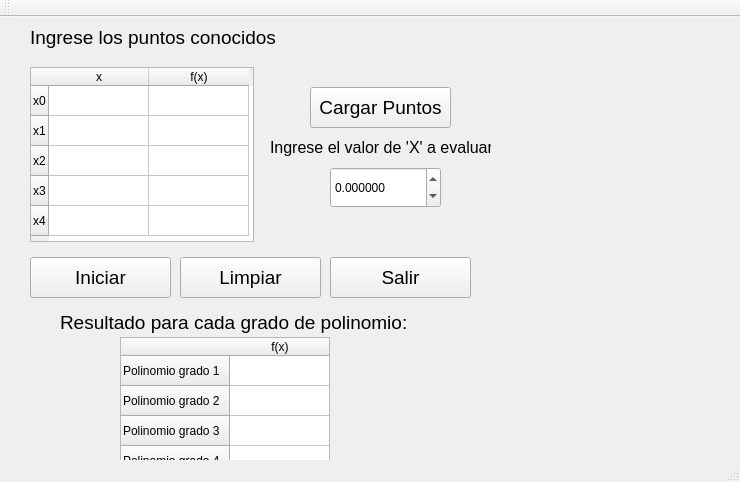
<?xml version="1.0" encoding="UTF-8"?>
<ui version="4.0">
 <class>Lagrange</class>
 <widget class="QMainWindow" name="Lagrange">
  <property name="geometry">
   <rect>
    <x>0</x>
    <y>0</y>
    <width>740</width>
    <height>482</height>
   </rect>
  </property>
  <property name="windowTitle">
   <string>Lagrange</string>
  </property>
  <widget class="QWidget" name="centralWidget">
   <widget class="QLabel" name="label">
    <property name="geometry">
     <rect>
      <x>30</x>
      <y>10</y>
      <width>251</width>
      <height>21</height>
     </rect>
    </property>
    <property name="font">
     <font>
      <pointsize>14</pointsize>
     </font>
    </property>
    <property name="text">
     <string>Ingrese los puntos conocidos</string>
    </property>
   </widget>
   <widget class="QTableWidget" name="Tabla">
    <property name="geometry">
     <rect>
      <x>30</x>
      <y>50</y>
      <width>224</width>
      <height>175</height>
     </rect>
    </property>
    <property name="sizePolicy">
     <sizepolicy hsizetype="Expanding" vsizetype="Expanding">
      <horstretch>0</horstretch>
      <verstretch>0</verstretch>
     </sizepolicy>
    </property>
    <property name="sizeIncrement">
     <size>
      <width>0</width>
      <height>0</height>
     </size>
    </property>
    <row>
     <property name="text">
      <string>x0</string>
     </property>
    </row>
    <row>
     <property name="text">
      <string>x1</string>
     </property>
    </row>
    <row>
     <property name="text">
      <string>x2</string>
     </property>
    </row>
    <row>
     <property name="text">
      <string>x3</string>
     </property>
    </row>
    <row>
     <property name="text">
      <string>x4</string>
     </property>
    </row>
    <column>
     <property name="text">
      <string>x</string>
     </property>
    </column>
    <column>
     <property name="text">
      <string>f(x)</string>
     </property>
    </column>
   </widget>
   <widget class="QPushButton" name="inicia">
    <property name="geometry">
     <rect>
      <x>30</x>
      <y>240</y>
      <width>141</width>
      <height>41</height>
     </rect>
    </property>
    <property name="font">
     <font>
      <pointsize>14</pointsize>
     </font>
    </property>
    <property name="text">
     <string>Iniciar</string>
    </property>
   </widget>
   <widget class="QPushButton" name="sale">
    <property name="geometry">
     <rect>
      <x>330</x>
      <y>240</y>
      <width>141</width>
      <height>41</height>
     </rect>
    </property>
    <property name="font">
     <font>
      <pointsize>14</pointsize>
     </font>
    </property>
    <property name="text">
     <string>Salir</string>
    </property>
   </widget>
   <widget class="QLabel" name="label_2">
    <property name="geometry">
     <rect>
      <x>270</x>
      <y>110</y>
      <width>221</width>
      <height>41</height>
     </rect>
    </property>
    <property name="font">
     <font>
      <pointsize>12</pointsize>
     </font>
    </property>
    <property name="text">
     <string>Ingrese el valor de 'X' a evaluar</string>
    </property>
   </widget>
   <widget class="QTableWidget" name="Tabres">
    <property name="geometry">
     <rect>
      <x>120</x>
      <y>320</y>
      <width>210</width>
      <height>145</height>
     </rect>
    </property>
    <row>
     <property name="text">
      <string>Polinomio grado 1</string>
     </property>
    </row>
    <row>
     <property name="text">
      <string>Polinomio grado 2</string>
     </property>
    </row>
    <row>
     <property name="text">
      <string>Polinomio grado 3</string>
     </property>
    </row>
    <row>
     <property name="text">
      <string>Polinomio grado 4</string>
     </property>
    </row>
    <column>
     <property name="text">
      <string>f(x)</string>
     </property>
    </column>
   </widget>
   <widget class="QPushButton" name="carga">
    <property name="geometry">
     <rect>
      <x>310</x>
      <y>70</y>
      <width>141</width>
      <height>41</height>
     </rect>
    </property>
    <property name="font">
     <font>
      <pointsize>14</pointsize>
     </font>
    </property>
    <property name="text">
     <string>Cargar Puntos</string>
    </property>
   </widget>
   <widget class="QDoubleSpinBox" name="valorx">
    <property name="geometry">
     <rect>
      <x>330</x>
      <y>150</y>
      <width>111</width>
      <height>41</height>
     </rect>
    </property>
    <property name="decimals">
     <number>6</number>
    </property>
    <property name="minimum">
     <double>-9999999.000000000000000</double>
    </property>
    <property name="maximum">
     <double>999999999.000000000000000</double>
    </property>
    <property name="singleStep">
     <double>0.100000000000000</double>
    </property>
   </widget>
   <widget class="QPushButton" name="limpia">
    <property name="geometry">
     <rect>
      <x>180</x>
      <y>240</y>
      <width>141</width>
      <height>41</height>
     </rect>
    </property>
    <property name="font">
     <font>
      <pointsize>14</pointsize>
     </font>
    </property>
    <property name="text">
     <string>Limpiar</string>
    </property>
   </widget>
   <widget class="QLabel" name="label_3">
    <property name="geometry">
     <rect>
      <x>60</x>
      <y>290</y>
      <width>351</width>
      <height>31</height>
     </rect>
    </property>
    <property name="font">
     <font>
      <pointsize>14</pointsize>
     </font>
    </property>
    <property name="text">
     <string>Resultado para cada grado de polinomio:</string>
    </property>
   </widget>
  </widget>
  <widget class="QMenuBar" name="menuBar">
   <property name="geometry">
    <rect>
     <x>0</x>
     <y>0</y>
     <width>740</width>
     <height>21</height>
    </rect>
   </property>
  </widget>
  <widget class="QToolBar" name="mainToolBar">
   <attribute name="toolBarArea">
    <enum>TopToolBarArea</enum>
   </attribute>
   <attribute name="toolBarBreak">
    <bool>false</bool>
   </attribute>
  </widget>
  <widget class="QStatusBar" name="statusBar"/>
 </widget>
 <layoutdefault spacing="6" margin="11"/>
 <resources/>
 <connections/>
</ui>
